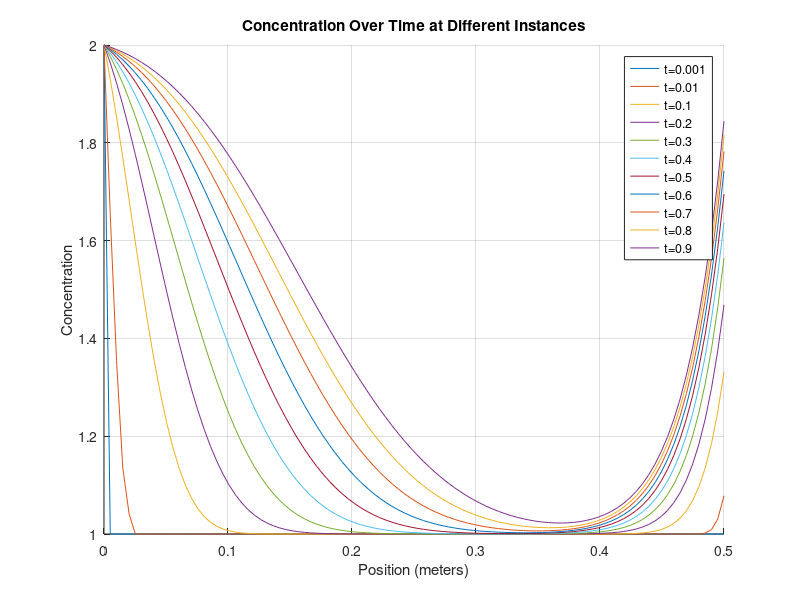
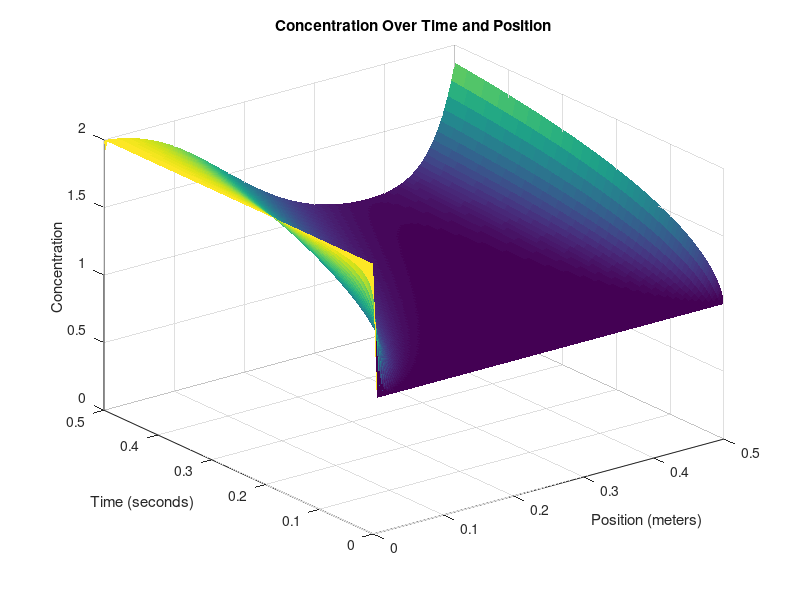

These figures' MATLAB source, in order:
clear
close all
clc

% Define parameters
domain_length = 0.5;   % Domain length (meters)
domain_steps = 100;    % Number of spatial domain_steps points
dx = domain_length / (domain_steps - 1);

time_length = 0.5;      % Time length (seconds)
time_steps = 500;       % Number of time steps
dt = time_length / time_steps;

D = 0.01;               % Diffusion coefficient
velocity = 0.3;         % Constant velocity (m/s)
feed_conc = 2; % Constant solute concentration at the first cell
rejection_rate = 0.5; % No rejection

% Create a grid for space and time
x = linspace(0, domain_length, domain_steps);
t = linspace(0, time_length, time_steps);

% Initialize the concentration array (1D)
C = ones(domain_steps, time_steps);
% Initial condition (as a column vector)

rho = velocity*dx/dt;
r = D*dx/dt;
fprintf(' r = %f \n rho = %f ', r, rho);

% Time-stepping loop
for j = 2:time_steps
    for i = 1:domain_steps
        % Calculate the second derivative in x direction
        if i == 1
             C(1,:) = feed_conc; % Fill the first cell with inflow concentration
            % No left neighbor at the first cell
            d2Cdx2 = D * (C(2, j-1) -  C(1, j-1)) / dx^2;
             % Apply advection and inflow at the first cell
            dCdt_advection = -velocity * C(i, j-1) / dx;
        elseif i == domain_steps
            % No right neighbor at the last cell and MEMBRANE
            d2Cdx2 = (D * (C(domain_steps - 1, j-1) - C(domain_steps, j-1)) / dx^2) + C(i,j-1)*(rejection_rate)*velocity/(dx);
        else
            % Calculate the second derivative normally
            d2Cdx2 = D * (C(i + 1, j-1) - 2 * C(i, j-1) + C(i - 1, j-1)) / dx^2;
            % Apply advection term
            dCdt_advection = -velocity * (C(i, j-1) - C(i-1, j-1)) / dx;
        end
        % Apply the diffusion-advection-(electromigration) equation
        C(i, j) = C(i, j-1) + dt * (d2Cdx2 + dCdt_advection);
    end
end


% Define fractions of time steps you want to visualize
time_fraction = [0.001, 0.01, 0.1, 0.2, 0.3, 0.4, 0.5, 0.6, 0.7, 0.8, 0.9];  % For example, 0.1 corresponds to 10% of time steps

% Calculate the corresponding time indices
time_instances = round(time_fraction * time_steps);

% Create a figure for the first plot
figure;
hold on;

% Plot concentration at specific time instances
for i = 1:length(time_instances)
    time_index = time_instances(i);
    plot(x, C(:, time_index));
end

xlabel('Position (meters)');
ylabel('Concentration');
title('Concentration Over Time at Different Instances');

% Add a legend for clarity
legend(arrayfun(@(f) ['t=', num2str(f)], time_fraction, 'UniformOutput', false));

grid on;
hold off;

% Create a 3D surface plot to visualize concentration over time and position
[T, X] = meshgrid(t, x);
figure;
h = surf(X, T, C); % Transpose removed here
xlabel('Position (meters)');
ylabel('Time (seconds)');
zlabel('Concentration');
title('Concentration Over Time and Position');

% Set axis limits to start at the origin
xlim([0, domain_length]);
ylim([0, time_length]);
zlim([0, max(C(:))]); % Assuming max(C(:)) is the maximum concentration in your data


set(h,'LineStyle','none')
